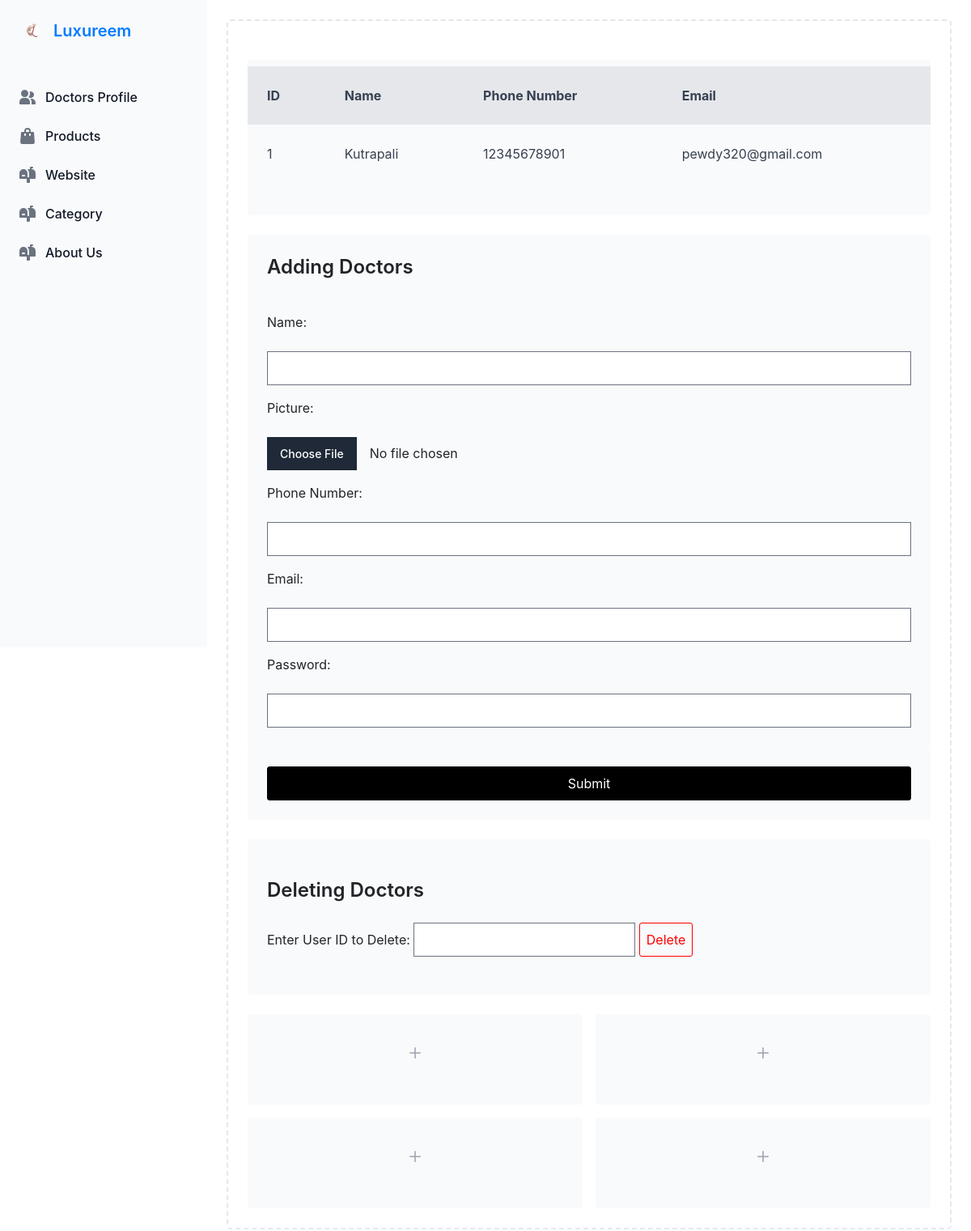
Screenshot of /admin/adminDashboardDoctor.php with the database file from the repository.
### tables this page shows
CREATE TABLE `doctors` (
  `id` int(255) NOT NULL,
  `name` varchar(255) NOT NULL,
  `picture` varchar(255) NOT NULL,
  `phonenumber` varchar(11) NOT NULL,
  `email` varchar(255) NOT NULL,
  `password` varchar(255) NOT NULL
);

### admin/adminDashboardDoctor.php (the view, shortened to what this page needs)
<!DOCTYPE html>
<html lang="en">
<head>
  <link rel="stylesheet" href="../frontend/output.css" />
  <link rel="stylesheet" href="https://maxcdn.bootstrapcdn.com/bootstrap/4.5.2/css/bootstrap.min.css">
</head>
<body>
  <aside id="logo-sidebar"
    class="fixed top-0 left-0 z-40 w-64 h-screen transition-transform -translate-x-full sm:translate-x-0"
    aria-label="Sidebar">
    <div class="h-full px-3 py-4 overflow-y-auto bg-gray-50 dark:bg-gray-800">
      <a href="#" class="flex items-center ps-2.5 mb-5">
        <img src="../frontend/img/<?= $_SESSION['weblogo'] ?>" class="h-6 me-3 sm:h-7" alt="Flowbite Logo" />
        <span class="self-center text-xl font-semibold whitespace-nowrap dark:text-white">
          <?php echo $_SESSION['webname'] ?>
        </span>
      </a>
      <ul class="space-y-2 font-medium">
        <li>
          <a href="adminDashboardDoctor.php"
            class="flex items-center p-2 text-gray-900 rounded-lg dark:text-white hover:bg-gray-100 dark:hover:bg-gray-700 group">
            <span class="flex-1 ms-3 whitespace-nowrap">Doctors Profile</span>
          </a>
        </li>
        <li>
          <a href="adminDashboardProduct.php"
            class="flex items-center p-2 text-gray-900 rounded-lg dark:text-white hover:bg-gray-100 dark:hover:bg-gray-700 group">
            <span class="flex-1 ms-3 whitespace-nowrap">Products</span>
          </a>
        </li>
        <li>
          <a href="adminWebsite.php"
            class="flex items-center p-2 text-gray-900 rounded-lg dark:text-white hover:bg-gray-100 dark:hover:bg-gray-700 group">
            <span class="flex-1 ms-3 whitespace-nowrap">Website</span>
          </a>
        </li>
        <li>
          <a href="adminCategory.php"
            class="flex items-center p-2 text-gray-900 rounded-lg dark:text-white hover:bg-gray-100 dark:hover:bg-gray-700 group">
            <span class="flex-1 ms-3 whitespace-nowrap">Category</span>
          </a>
        </li>
        <li>
          <a href="adminWebsiteAboutus.php"
            class="flex items-center p-2 text-gray-900 rounded-lg dark:text-white hover:bg-gray-100 dark:hover:bg-gray-700 group">
            <span class="flex-1 ms-3 whitespace-nowrap">About Us</span>
          </a>
        </li>
      </ul>
    </div>
  </aside>
  <div class="p-4 sm:ml-64">
    <div class="p-4 border-2 border-black-1000 border-dashed rounded-lg dark:border-gray-700">
      <div class="flex items-center justify-center h-48 my-4 rounded bg-gray-50 dark:bg-gray-800">
        <?php
        $connection = new mysqli('localhost', 'root', '', 'luxureemdb');
        $sql = "SELECT `id`, `name`, `phonenumber`, `email` FROM doctors";
        $result = $connection->query($sql);
        if ($result->num_rows > 0) {
          echo "<table class='w-full border-collapse mb-8'>";
          echo "<thead class='bg-gray-200 text-gray-700 border-b-2 border-gray-300'>";
          echo "<tr><th class='p-4 text-left'>ID</th><th class='p-4 text-left'>Name</th><th class='p-4 text-left'>Phone Number</th><th class='p-4 text-left'>Email</th></tr>";
          echo "</thead>";
          echo "<tbody class='text-gray-700'>";
          while ($row = $result->fetch_assoc()) {
            echo "<tr class='border-b-2 border-gray-200 hover:bg-gray-100'>";
            echo "<td class='p-4'>" . $row["id"] . "</td>";
            echo "<td class='p-4'>" . $row["name"] . "</td>";
            echo "<td class='p-4'>" . $row["phonenumber"] . "</td>";
            echo "<td class='p-4'>" . $row["email"] . "</td>";
            echo "</tr>";
          }
          echo "</tbody>";
          echo "</table>";
        } else {
          echo "<p class='text-red-600'>0 results</p>";
        }
        ?>
      </div>
      <div class="grid grid-cols-1 gap-4 mb-4">
        <form action="" method="post" enctype="multipart/form-data">
          <div class="grid grid-cols-5 gap-4 bg-gray-50 dark:bg-gray-800 p-4 rounded">
            <h2 class="text-2xl font-semibold mb-4">Adding Doctors</h2>
            <label for="name" class="col-start-1">Name:</label>
            <input type="text" id="name" name="name" class="col-start-2" required="">
            <label for="pic" class="col-start-1">Picture:</label>
            <input type="file" id="pic" name="pp" class="col-start-2" required="">
            <label for="phone" class="col-start-1">Phone Number:</label>
            <input type="text" id="phone" name="phone" class="col-start-2" required="">
            <label for="email" class="col-start-1">Email:</label>
            <input type="text" id="email" name="email" class="col-start-2" required="">
            <label for="password" class="col-start-1">Password:</label>
            <input type="password" id="password" name="password" class="col-start-2" required="">
          </div>
          <div class="grid grid-cols-5 gap-4 bg-gray-50 dark:bg-gray-800 p-4 rounded">
            <input name="adminSub" type="submit" value="Submit" class="col-start-3"
              style="color: white; background-color: black; border: none; padding: 0.5rem; border-radius: 3px; transition: background-color 0.3s, border 0.3s; border: 1px solid black;"
              onmouseover="this.style.backgroundColor='black'; this.style.color='white'"
              onmouseout="this.style.backgroundColor='white'; this.style.color='black';">
          </div>
        </form>
      </div>
      <div class="flex flex-col items-start justify-center h-48 mb-4 p-4 rounded bg-gray-50 dark:bg-gray-800">
        <h2 class="text-2xl font-semibold mb-4">Deleting Doctors</h2>
        <form action="" method="post">
          <label for="userid">Enter User ID to Delete:</label>
          <input type="text" id="userid" name="userid">
          <input name="delete" type="submit" value="Delete"
            style="color: red; border: 1px solid red; padding: .5rem; border-radius: 3px; transition: background-color 0.3s;"
            onmouseover="this.style.backgroundColor='red'; this.style.color='white'"
            onmouseout="this.style.backgroundColor=''; this.style.color='red';">
        </form>
      </div>
      <div class=" grid grid-cols-2 gap-4">
        <div class="flex items-center justify-center rounded bg-gray-50 h-28 dark:bg-gray-800">
          <p class="text-2xl text-gray-400 dark:text-gray-500">
            <svg class="w-3.5 h-3.5" aria-hidden="true" xmlns="http://www.w3.org/2000/svg" fill="none"
              viewBox="0 0 18 18">
              <path stroke="currentColor" stroke-linecap="round" stroke-linejoin="round" stroke-width="2"
                d="M9 1v16M1 9h16" />
            </svg>
          </p>
        </div>
        <div class="flex items-center justify-center rounded bg-gray-50 h-28 dark:bg-gray-800">
          <p class="text-2xl text-gray-400 dark:text-gray-500">
            <svg class="w-3.5 h-3.5" aria-hidden="true" xmlns="http://www.w3.org/2000/svg" fill="none"
              viewBox="0 0 18 18">
              <path stroke="currentColor" stroke-linecap="round" stroke-linejoin="round" stroke-width="2"
                d="M9 1v16M1 9h16" />
            </svg>
          </p>
        </div>
        <div class="flex items-center justify-center rounded bg-gray-50 h-28 dark:bg-gray-800">
          <p class="text-2xl text-gray-400 dark:text-gray-500">
            <svg class="w-3.5 h-3.5" aria-hidden="true" xmlns="http://www.w3.org/2000/svg" fill="none"
              viewBox="0 0 18 18">
              <path stroke="currentColor" stroke-linecap="round" stroke-linejoin="round" stroke-width="2"
                d="M9 1v16M1 9h16" />
            </svg>
          </p>
        </div>
        <div class="flex items-center justify-center rounded bg-gray-50 h-28 dark:bg-gray-800">
          <p class="text-2xl text-gray-400 dark:text-gray-500">
            <svg class="w-3.5 h-3.5" aria-hidden="true" xmlns="http://www.w3.org/2000/svg" fill="none"
              viewBox="0 0 18 18">
              <path stroke="currentColor" stroke-linecap="round" stroke-linejoin="round" stroke-width="2"
                d="M9 1v16M1 9h16" />
            </svg>
          </p>
        </div>
      </div>
    </div>
  </div>
</body>
</html>

### rows the page displays
doctors: id "1", name "Kutrapali", phonenumber "12345678901", email "pewdy320@gmail.com"

### other values shown
$_SESSION['webname'] "Luxureem"
